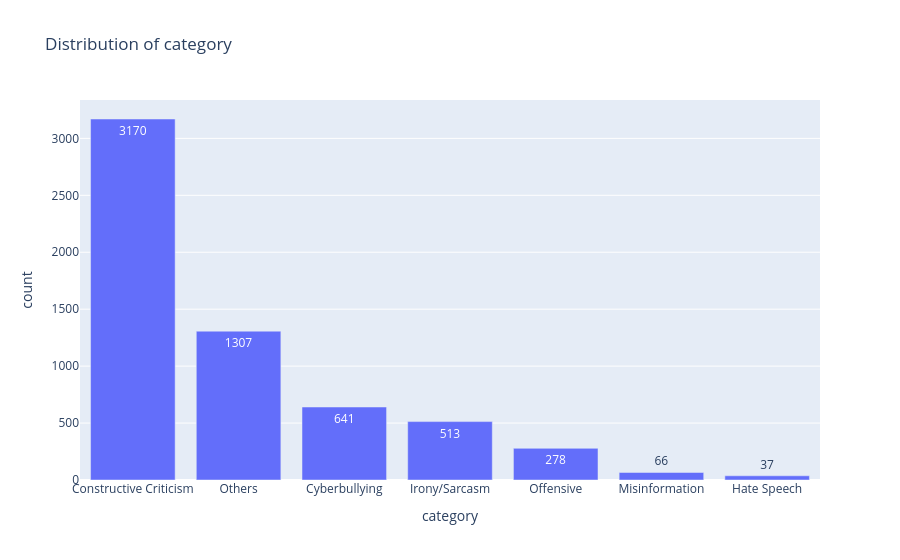

Notebook code for this chart:
### Markdown cell above
### B) Target Distribution Analysis

This analysis explored the distribution of posts across different cyberbullying categories and sentiment classes.  

Understanding class balance is important for machine learning, as imbalanced data may require resampling or class weighting.  
The sentiment distribution also provides insight into the overall emotional tone of the dataset.

### Code cell
eda.target_distribution("category")

### Figure 1 — Plotly figure (JSON) as saved in the notebook; plotly's stock layout.template omitted (floating-point values rounded to 4 significant figures)
{"data": [{"alignmentgroup": "True", "hovertemplate": "category=%{x}<br>count=%{text}<extra></extra>", "legendgroup": "", "marker": {"color": "#636efa"}, "name": "", "offsetgroup": "", "orientation": "v", "showlegend": false, "text": [3170, 1307, 641, 513, 278, 66, 37], "textposition": "auto", "type": "bar", "x": ["Constructive Criticism", "Others", "Cyberbullying", "Irony/Sarcasm", "Offensive", "Misinformation", "Hate Speech"], "xaxis": "x", "y": [3170, 1307, 641, 513, 278, 66, 37], "yaxis": "y"}], "layout": {"barmode": "relative", "legend": {"tracegroupgap": 0}, "title": {"text": "Distribution of category"}, "xaxis": {"anchor": "y", "domain": [0, 1], "title": {"text": "category"}}, "yaxis": {"anchor": "x", "domain": [0, 1], "title": {"text": "count"}}}}
